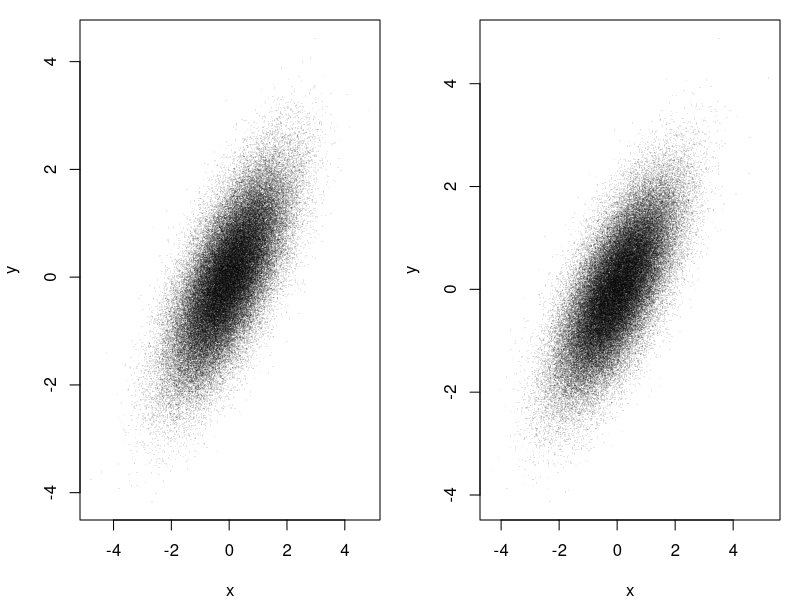

Source code (R):
## ---- chunk 1
options(width = 110)
## ---- chunk 2
rbinorm = function(n, mu=c(0,0), sigma=c(1,1), rho=0)
{
  res = matrix(NA, ncol=2, nrow=n)
  colnames(res) = c("x","y")
  for(i in 1:n)
  {
    x = rnorm(1, mu[1], sigma[1])
    y = rnorm(1, mu[2] + (sigma[2]/sigma[1]) * rho * (x - mu[1]), sqrt(1-rho^2) * sigma[2])
    
    res[i,] = c(x,y)
  }

  return(res)
}
## ---- chunk 3
rbinorm_vec = function(n, mu=c(0,0), sigma=c(1,1), rho=0)
{
  x = rnorm(n, mu[1], sigma[1])
  y = rnorm(n, mu[2] + (sigma[2]/sigma[1]) * rho * (x - mu[1]), sqrt(1-rho^2) * sigma[2])
    
  return(cbind(x,y))
}
## ---- chunk 4
par(mfrow=c(1,2), mar=c(4,4,1,1))
plot(rbinorm(1e5,rho=0.7),pch=16,cex=0.2,col=adjustcolor("black",alpha=0.1))
plot(rbinorm_vec(1e5,rho=0.7),pch=16,cex=0.2,col=adjustcolor("black",alpha=0.1))
## ---- chunk 5
library(microbenchmark)
print(microbenchmark(rbinorm(1e5,rho=0.7),rbinorm_vec(1e5,rho=0.7), times=10))
## ---- chunk 6
gcd = function(loc1, loc2)
{
  deg2rad = function(deg) return(deg*pi/180)

  y1 = deg2rad( loc1[2] )
  y2 = deg2rad( loc2[2] )
  x1 = deg2rad( loc1[1] )
  x2 = deg2rad( loc2[1] )

  R = 6371 # Earth mean radius in km
  
  d = sin(y1)*sin(y2) + cos(y1)*cos(y2) * cos(x2-x1)
  if(d > 1 | d < -1) d = 0
  else d = acos(d) * R
  
  return(d) # distance in km
}
## ---- chunk 7
gcds = function(l1, l2=l1)
{
  d = matrix(NA, nrow=nrow(l1), ncol=nrow(l2))
  
  for(i in 1:nrow(l1))
  {
    for(j in 1:nrow(l2))
    {
      d[i,j] = gcd(l1[i,],l2[j,])
    }
  }

  return(d)
}
## ---- chunk 8
gcd_vec = function(loc1, loc2)
{
  loc1 = matrix(loc1*pi/180,ncol=2)
  loc2 = matrix(loc2*pi/180,ncol=2)

  R = 6371 # Earth mean radius in km

  d = sin(loc1[,2])*sin(loc2[,2]) + cos(loc1[,2])*cos(loc2[,2]) * cos(loc2[,1]-loc1[,1])  
  s = d > 1 | d < -1
  d[s] = 0
  d[!s] = acos(d[!s]) * R
  
  return(d) # distance in km
}

gcds_vec = function(l1, l2=l1)
{
  return( apply(l2, 1, function(x) gcd_vec(l1,x)) )
}

## ---- chunk 9
n = 200
locs = cbind(x = runif(n,-180,180), y = runif(n,-90,90))

microbenchmark(gcds(locs),
               gcds_vec(locs),
               times=10)

sum(abs(gcds(locs)-gcds_vec(locs)))
## ---- chunk 10
library(dplyr)
addr = data.frame(name = c("Alice","Bob","Carol","Dave","Eve"),
                  email= c("alice@company.com", "bob@company.com", "carol@company.com", 
                           "dave@company.com", "eve@company.com"))

phone = data.frame(name = c("Bob","Carol","Eve","Eve","Frank"),
                   phone= c("919 555-1111", "919 555-2222", "919 555-3333", 
                            "310 555-3333", "919 555-4444"))
## ---- chunk 11
addr
## ---- chunk 12
phone
## ---- chunk 13
merge(addr, phone, all=TRUE)
## ---- chunk 14
merge(addr, phone, all=FALSE)
## ---- chunk 15
inner_join(addr,phone)
## ---- chunk 16
merge(addr, phone, all.x=TRUE)
## ---- chunk 17
left_join(addr,phone)
## ---- chunk 18
merge(addr, phone, all.y=TRUE)
## ---- chunk 19
semi_join(addr, phone)
anti_join(addr, phone)
